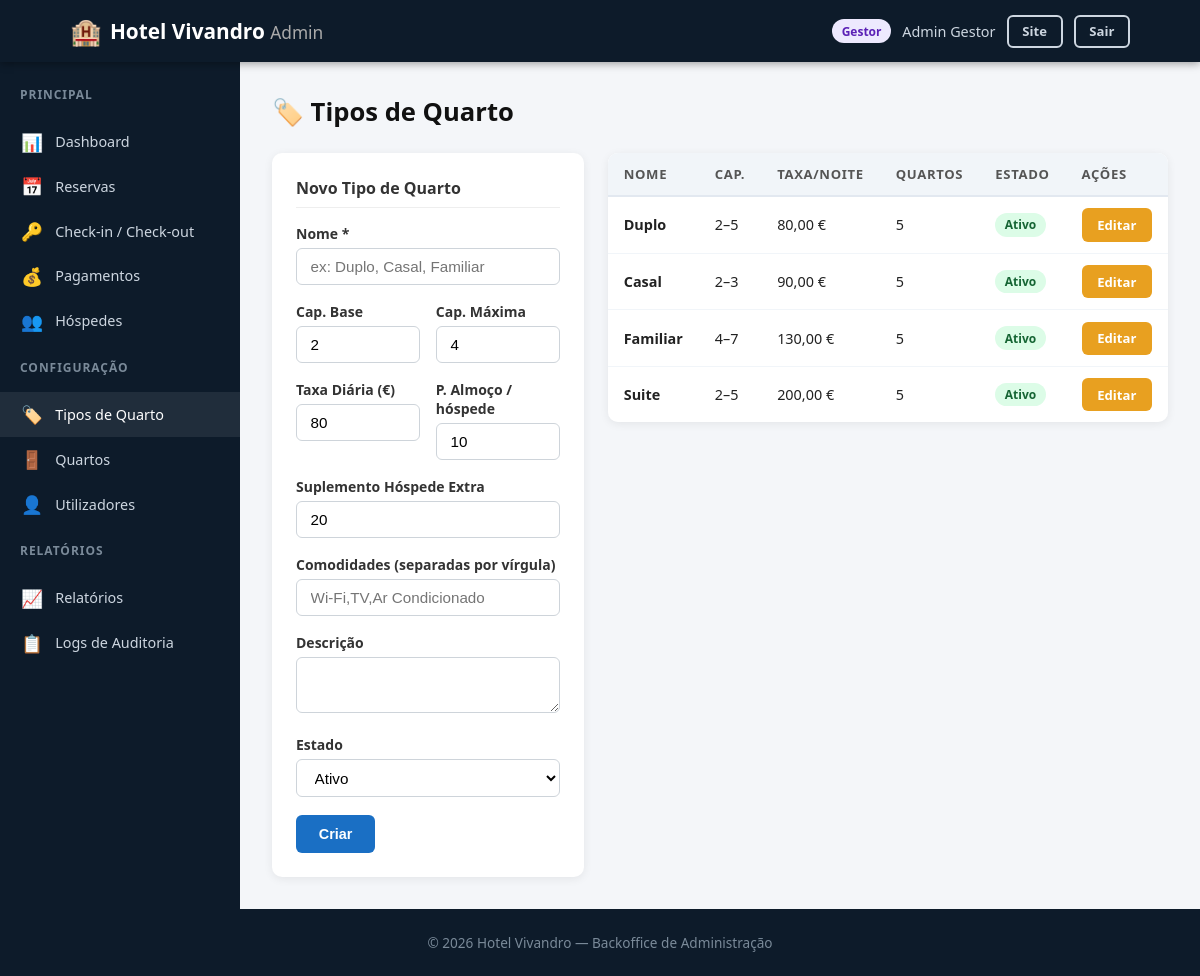
Before: /backend/admin/room-types.php (signed in) with the older database file.
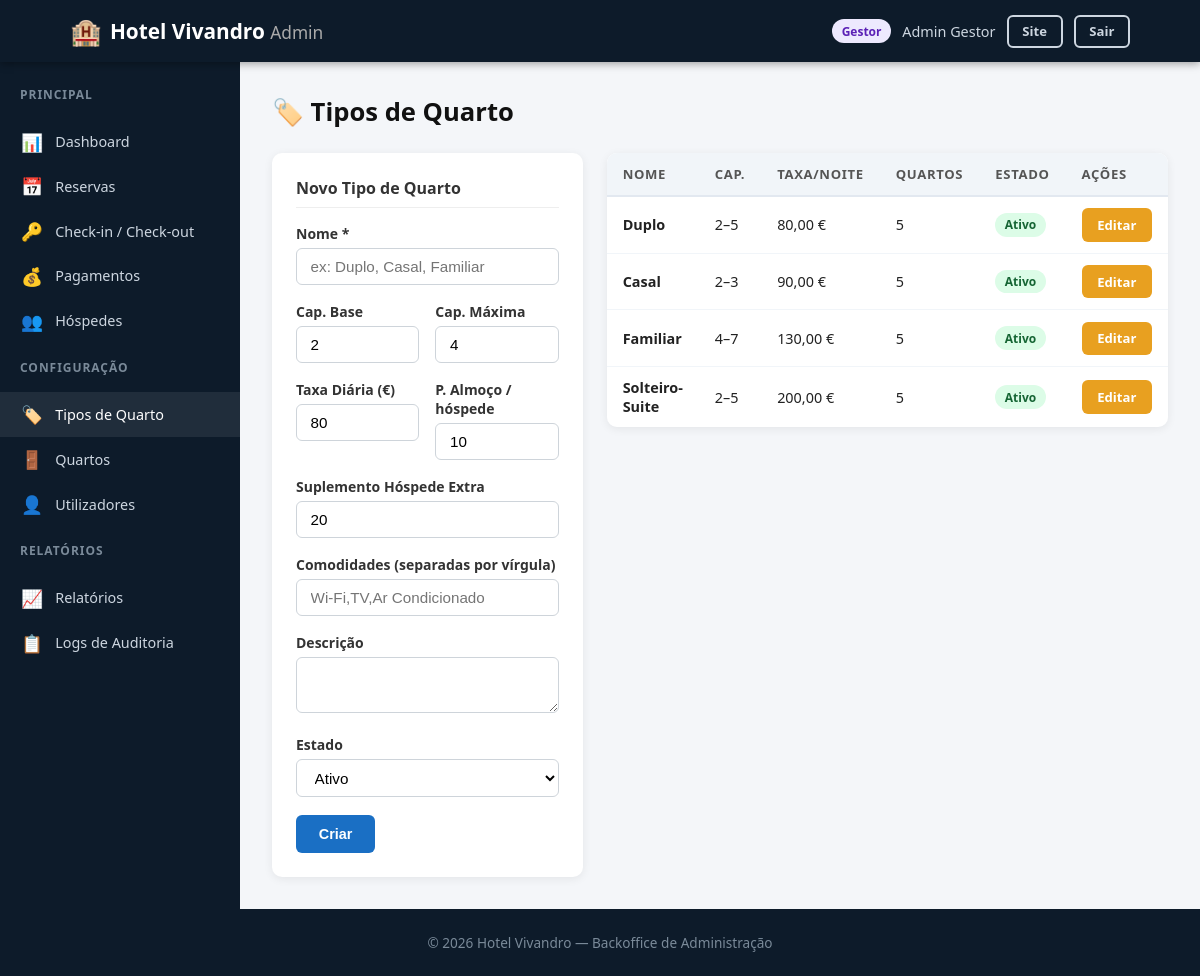
After: the same page with the newer database file.
### tables this page shows
CREATE TABLE room_types (
    id                      INT AUTO_INCREMENT PRIMARY KEY,
    name                    VARCHAR(50)     NOT NULL,
    base_capacity           INT             NOT NULL,
    max_capacity            INT             NOT NULL,
    base_daily_rate         DECIMAL(10,2)   NOT NULL,
    breakfast_cost_per_guest DECIMAL(10,2)  NOT NULL DEFAULT 10.00,
    extra_guest_surcharge   DECIMAL(10,2)   NOT NULL DEFAULT 20.00,
    description             TEXT,
    amenities               VARCHAR(255)    DEFAULT NULL,
    status                  ENUM('active','inactive') NOT NULL DEFAULT 'active'
);

### backend/includes/functions.php (called while the page is built, shortened)
<?php
function e(mixed $val): string {
    return htmlspecialchars((string)$val, ENT_QUOTES, 'UTF-8');
}
function formatMoney(float $amount): string {
    return number_format($amount, 2, ',', '.') . ' €';
}

### backend/admin/room-types.php (the view, shortened to what this page needs)
<?php
require_once __DIR__ . '/../includes/functions.php';
$pdo = getDB();
$roomTypes = $pdo->query('SELECT rt.*, (SELECT COUNT(*) FROM rooms WHERE room_type_id = rt.id) AS room_count FROM room_types rt ORDER BY rt.base_daily_rate ASC')->fetchAll();
$editRt = null;
include __DIR__ . '/../includes/admin_header.php';
?>
<div class="admin-page-title">🏷️ Tipos de Quarto</div>
<div class="grid-2" style="gap:1.5rem">
    <div>
        <div class="detail-card">
            <h3><?= $editRt ? 'Editar: ' . e($editRt['name']) : 'Novo Tipo de Quarto' ?></h3>
            <?php $d = $editRt ?: []; ?>
            <form method="post" style="margin-top:.75rem">
                <div class="form-group"><label class="form-label">Nome *</label><input type="text" name="name" class="form-control" value="<?= e($d['name']??'') ?>" required placeholder="ex: Duplo, Casal, Familiar"></div>
                <div class="form-row">
                    <div class="form-group"><label class="form-label">Cap. Base</label><input type="number" name="base_capacity" class="form-control" value="<?= e($d['base_capacity']??2) ?>" min="1" max="10"></div>
                    <div class="form-group"><label class="form-label">Cap. Máxima</label><input type="number" name="max_capacity" class="form-control" value="<?= e($d['max_capacity']??4) ?>" min="1" max="10"></div>
                </div>
                <div class="form-row">
                    <div class="form-group"><label class="form-label">Taxa Diária (€)</label><input type="number" name="base_daily_rate" class="form-control" value="<?= e($d['base_daily_rate']??80) ?>" min="0" step="0.01"></div>
                    <div class="form-group"><label class="form-label">P. Almoço / hóspede</label><input type="number" name="breakfast_cost_per_guest" class="form-control" value="<?= e($d['breakfast_cost_per_guest']??10) ?>" min="0" step="0.01"></div>
                </div>
                <div class="form-group"><label class="form-label">Suplemento Hóspede Extra</label><input type="number" name="extra_guest_surcharge" class="form-control" value="<?= e($d['extra_guest_surcharge']??20) ?>" min="0" step="0.01"></div>
                <div class="form-group"><label class="form-label">Comodidades (separadas por vírgula)</label><input type="text" name="amenities" class="form-control" value="<?= e($d['amenities']??'') ?>" placeholder="Wi-Fi,TV,Ar Condicionado"></div>
                <div class="form-group"><label class="form-label">Descrição</label><textarea name="description" class="form-control" rows="2"><?= e($d['description']??'') ?></textarea></div>
                <div class="form-group">
                    <label class="form-label">Estado</label>
                    <select name="status" class="form-control">
                        <option value="active" <?= ($d['status']??'active')==='active'?'selected':'' ?>>Ativo</option>
                    </select>
                </div>
                <div style="display:flex;gap:.75rem">
                    <button type="submit" class="btn btn-primary"><?= $editRt ? 'Guardar' : 'Criar' ?></button>
                </div>
            </form>
        </div>
    </div>
    <div>
        <div class="table-wrapper">
            <table>
                <thead><tr><th>Nome</th><th>Cap.</th><th>Taxa/noite</th><th>Quartos</th><th>Estado</th><th>Ações</th></tr></thead>
                <tbody>
                <?php foreach ($roomTypes as $rt): ?>
                <tr>
                    <td><strong><?= e($rt['name']) ?></strong></td>
                    <td><?= e($rt['base_capacity']) ?>–<?= e($rt['max_capacity']) ?></td>
                    <td><?= formatMoney($rt['base_daily_rate']) ?></td>
                    <td><?= e($rt['room_count']) ?></td>
                    <td><span class="badge <?= $rt['status']==='active'?'badge-green':'badge-red' ?>"><?= $rt['status']==='active'?'Ativo':'Inativo' ?></span></td>
                    <td><a href="?edit=<?= $rt['id'] ?>" class="btn btn-sm btn-warning">Editar</a></td>
                </tr>
                <?php endforeach; ?>
                </tbody>
            </table>
        </div>
    </div>
</div>
<?php include __DIR__ . '/../includes/admin_footer.php'; ?>

Changed rows visible on the page:
changed room_types: name "Suite" → "Solteiro-Suite"
